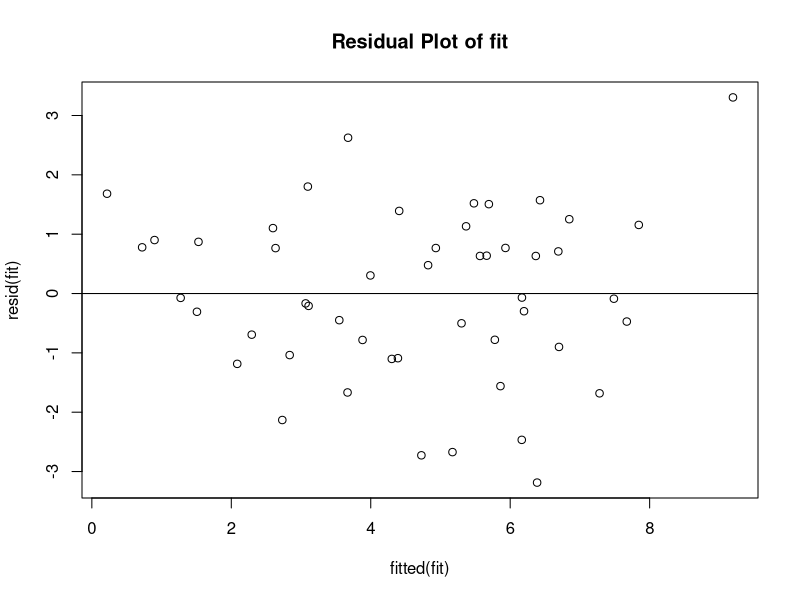
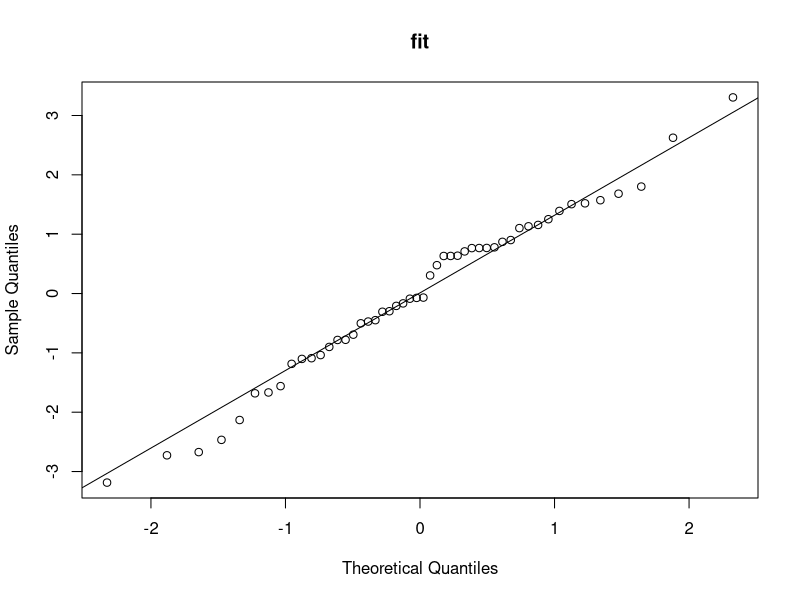
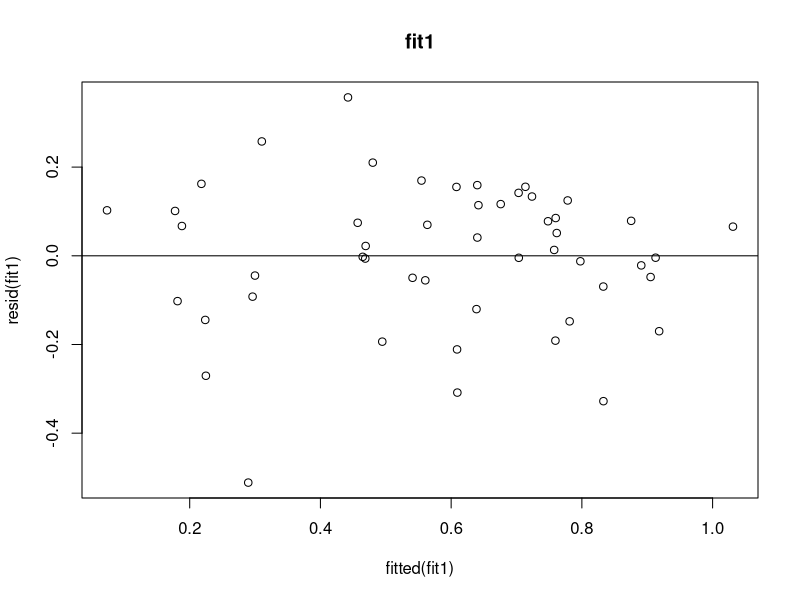
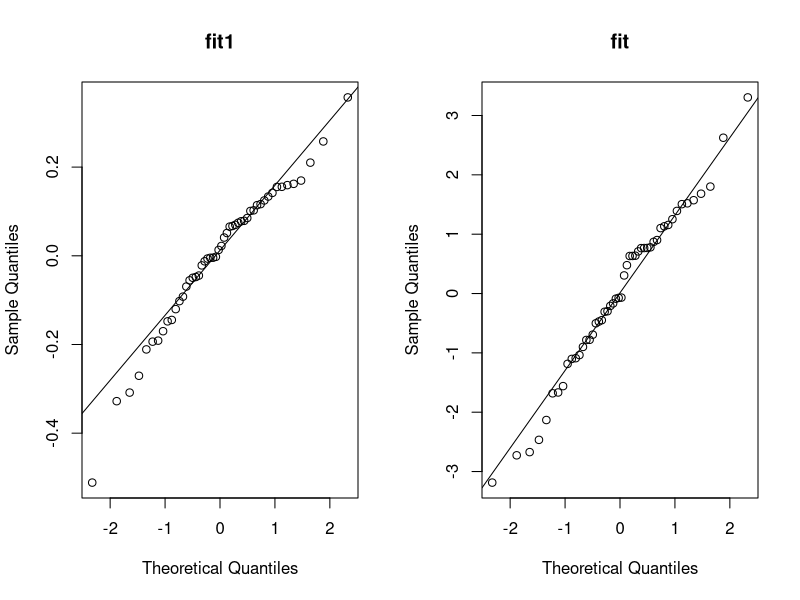
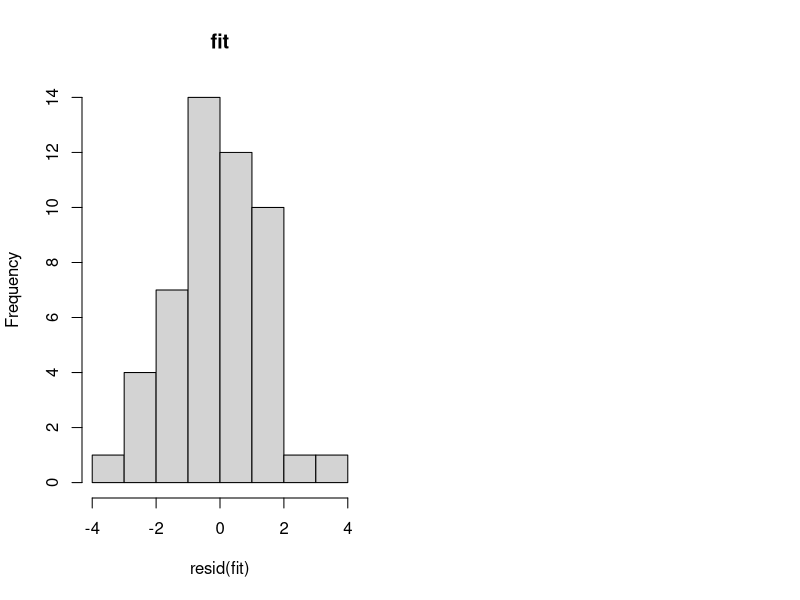

Write the R code that produced these figures, in order. (Note: this script raises an error after producing the figures.)
# Read the crime data
crime <- read.csv("crime.csv")
attach(crime)
str(crime)
fit <- lm(formula = murder.rate ~ poverty + high.school + college +
            single.parent + unemployed + metropolitan + region)
summary(fit)
plot(fitted(fit), resid(fit), main = 'Residual Plot of fit')
abline(h=0)
qqnorm(resid(fit), main = 'fit')
qqline(resid(fit), main = 'fit')

# Take log10(murder.rate) as response
y <- log10(murder.rate)
fit1 <- update(fit, y ~ .)
summary(fit1)
plot(fitted(fit1), resid(fit1), main="fit1")
abline(h=0)
par(mfrow=c(1,2))
qqnorm(resid(fit1), main = 'fit1')
qqline(resid(fit1), main = 'fit1')
qqnorm(resid(fit), main = 'fit')
qqline(resid(fit), main = 'fit')

hist(resid(fit), main='fit')
hist(resid(fit2), main='fit1')

# Drop region
fit2 <- lm(formula = y ~ poverty +  high.school + 
             college + single.parent + unemployed + metropolitan)
summary(fit2)
anova(fit2, fit1)

# Add region back, remove poverty
fit3 <- lm(formula = y ~ high.school + college + 
             single.parent + unemployed + metropolitan + region)
summary(fit3)
anova(fit3, fit1)

# Remove high.school
fit4 <- lm(formula = y ~  college + single.parent + unemployed + metropolitan + region)
anova(fit4, fit3)
summary(fit4)

# Remove college
fit5 <- lm(formula = y ~  single.parent + unemployed + metropolitan + region)
anova(fit5, fit4)
summary(fit5)

# Remove unemployed
fit6 <- lm(formula = y ~  single.parent + metropolitan + region)
summary(fit6)
anova(fit6, fit5)

# Forward selection based on AIC
fit7.forward <- step(lm(y ~ 1, data = crime), 
                      scope = list(upper = ~poverty + high.school + college + 
                                     single.parent + unemployed + metropolitan + region),
                      direction = "forward")
# Backward elimination based on AIC
fit8.backward <- step(lm(y ~ poverty + high.school + college + single.parent +
                           unemployed + metropolitan + region, data = crime), 
                       scope = list(lower = ~1), direction = "backward")
# Both
fit9.both <- step(lm(y ~ 1, data = crime), 
                   scope = list(lower = ~1, upper = ~poverty +
                                  high.school + college + single.parent + 
                                  unemployed + metropolitan + region),
                   direction = "both")

anova(fit6, fit9.both)

par(mfrow=c(1,1))
# Residual plot
plot(fitted(fit6), resid(fit6))
abline(h = 0)

# normal QQ plot
qqnorm(resid(fit6))
qqline(resid(fit6))

# show the count
table(unlist(crime$region))
# South is the most

# predict 
x.new = data.frame(single.parent=mean(crime$single.parent),
                   metropolitan=mean(crime$metropolitan),region='South')
predict(fit6, newdata = x.new)
